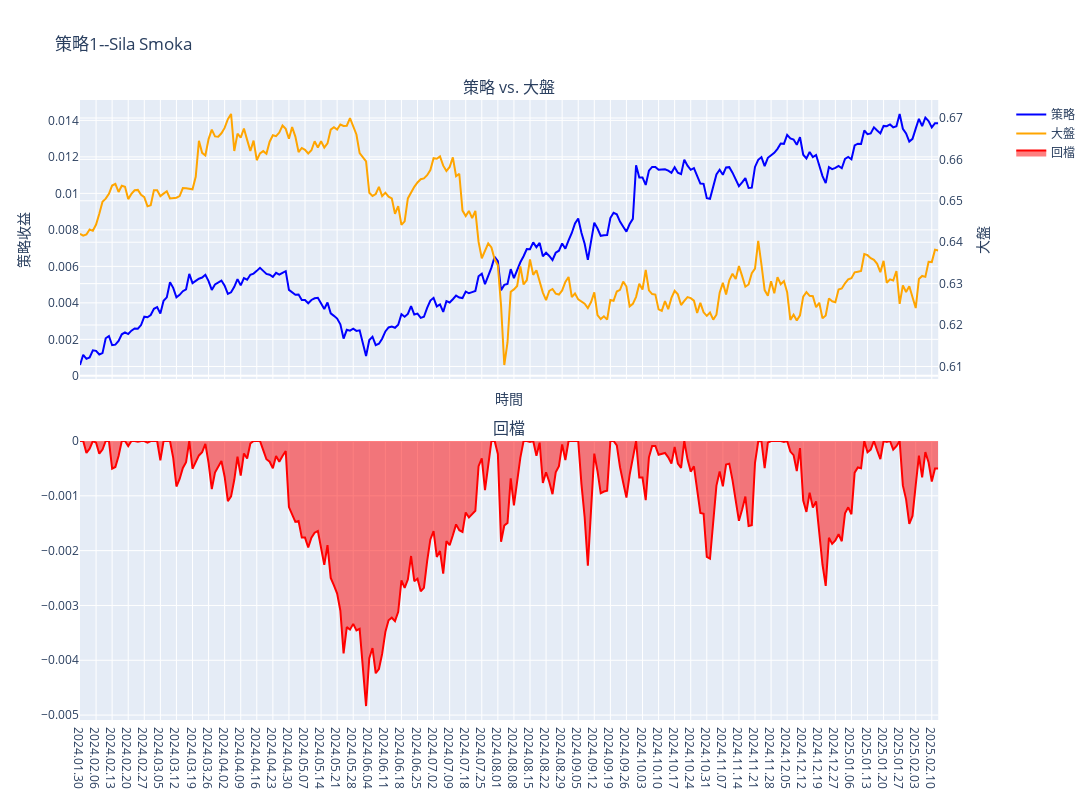

Notebook code cell kept with this figure:
### Code cell
stats = calculate_strategy_statistics(grouped_df, 'profit_dto_5')

# Print statistics
for k, v in stats.items():
    print(f"{k}: {v:.2f}")

### Figure 1 — Plotly figure (JSON) as saved in the notebook; plotly's stock layout.template omitted (floating-point values rounded to 4 significant figures; data arrays with more than 128 entries replaced by an {"elided": "..."} marker saying what was removed)
{"data": [{"line": {"color": "blue"}, "mode": "lines", "name": "策略", "type": "scatter", "x": {"elided": "268 str values"}, "xaxis": "x", "y": {"elided": "268 float values"}, "yaxis": "y"}, {"line": {"color": "orange"}, "mode": "lines", "name": "大盤", "type": "scatter", "x": {"elided": "268 str values"}, "xaxis": "x", "y": {"elided": "268 float values"}, "yaxis": "y2"}, {"fill": "tozeroy", "line": {"color": "red"}, "mode": "lines", "name": "回檔", "type": "scatter", "x": {"elided": "268 str values"}, "xaxis": "x2", "y": {"elided": "268 float values"}, "yaxis": "y3"}], "layout": {"annotations": [{"font": {"size": 16}, "showarrow": false, "text": "策略 vs. 大盤", "x": 0.47, "xanchor": "center", "xref": "paper", "y": 1, "yanchor": "bottom", "yref": "paper"}, {"font": {"size": 16}, "showarrow": false, "text": "回檔", "x": 0.47, "xanchor": "center", "xref": "paper", "y": 0.45, "yanchor": "bottom", "yref": "paper"}], "height": 800, "title": {"text": "策略1--Sila Smoka"}, "width": 1200, "xaxis": {"anchor": "y", "domain": [0, 0.94], "matches": "x2", "showgrid": true, "showline": true, "showticklabels": false, "title": {"text": "時間"}, "zeroline": false}, "xaxis2": {"anchor": "y3", "domain": [0, 0.94]}, "yaxis": {"anchor": "x", "domain": [0.55, 1], "title": {"text": "策略收益"}}, "yaxis2": {"anchor": "x", "overlaying": "y", "side": "right", "title": {"text": "大盤"}}, "yaxis3": {"anchor": "x2", "domain": [0, 0.45]}}}
